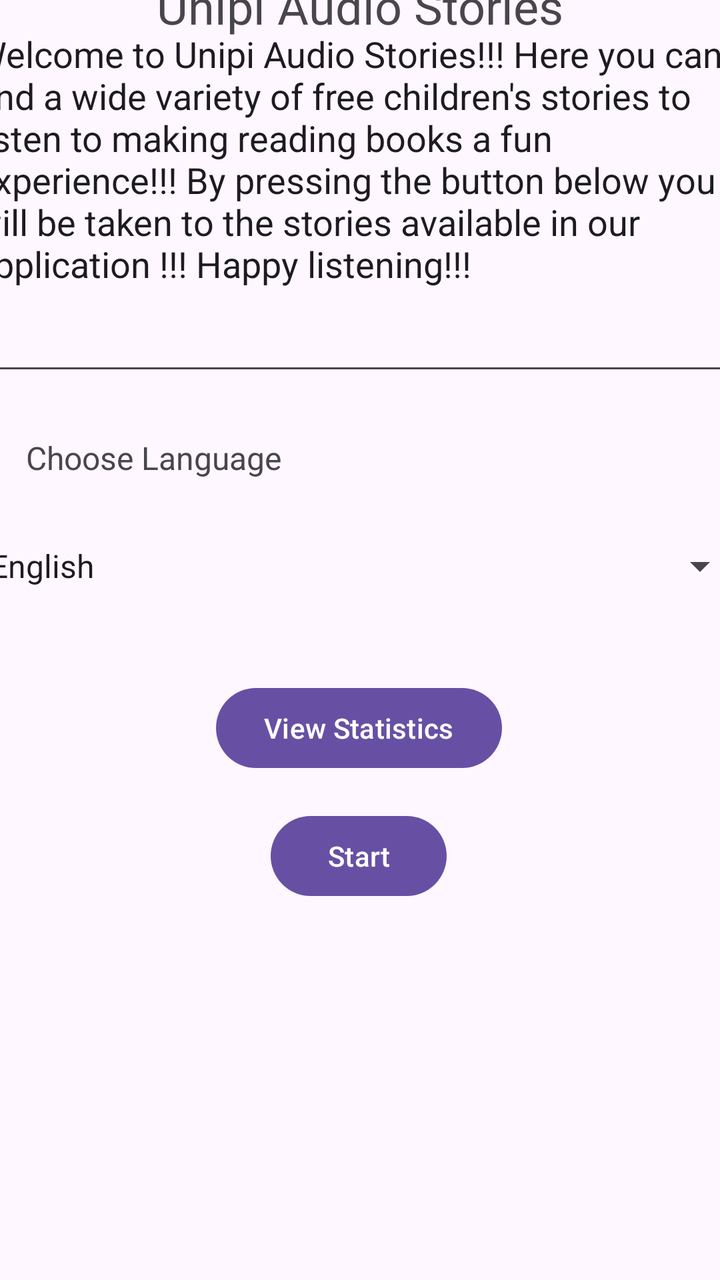
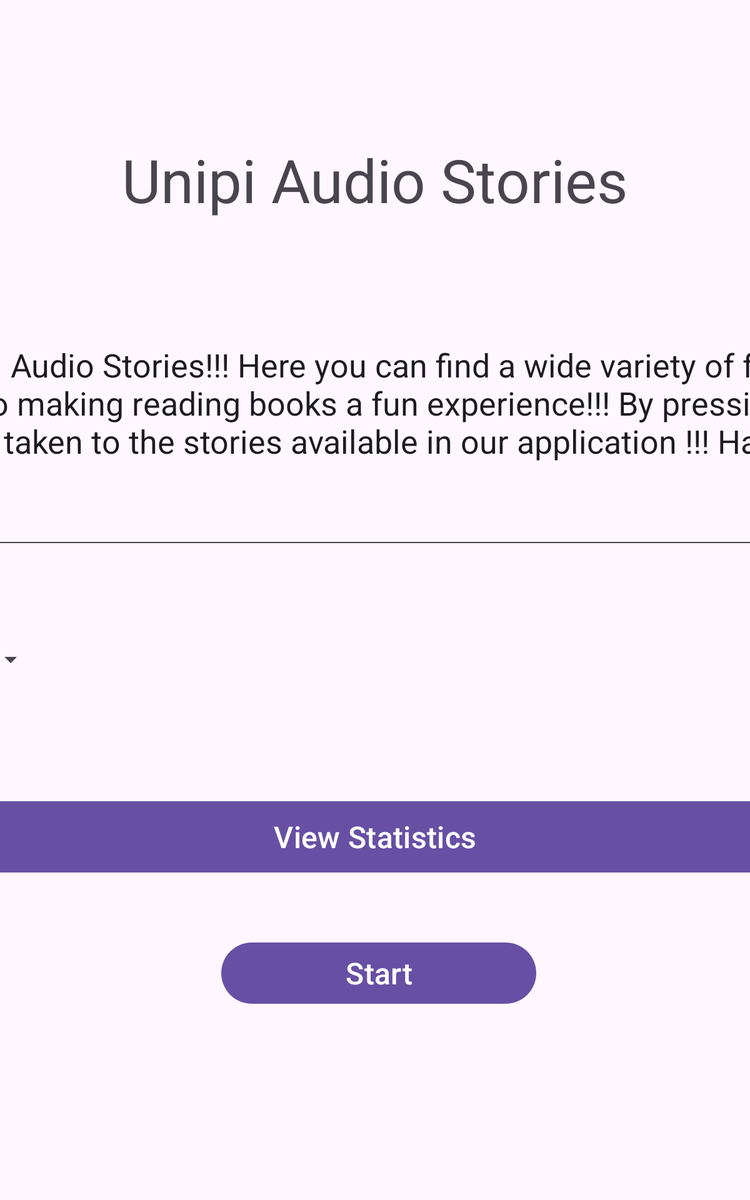

The same Android screen from two of the app's own layout files: first res/layout/ as a phone draws it, then the repository's variant for another configuration, drawn on a device whose configuration selects that folder. Both files follow.
<!-- AndroidManifest.xml: application theme Theme.Teliki_Ergasia_2 -->
<!-- res/layout/activity_main.xml -->
<?xml version="1.0" encoding="utf-8"?>
<androidx.constraintlayout.widget.ConstraintLayout xmlns:android="http://schemas.android.com/apk/res/android"
    xmlns:app="http://schemas.android.com/apk/res-auto"
    xmlns:tools="http://schemas.android.com/tools"
    android:id="@+id/main"
    android:layout_width="match_parent"
    android:layout_height="match_parent"
    tools:context=".MainActivity">

    <TextView
        android:id="@+id/textView"
        android:layout_width="wrap_content"
        android:layout_height="wrap_content"
        android:text="@string/unipi_audio_stories"
        android:textSize="24sp"
        app:layout_constraintBottom_toTopOf="@+id/editTextTextMultiLine"
        app:layout_constraintEnd_toEndOf="parent"
        app:layout_constraintStart_toStartOf="parent"
        app:layout_constraintTop_toTopOf="parent" />

    <EditText
        android:id="@+id/editTextTextMultiLine"
        android:layout_width="390dp"
        android:layout_height="188dp"
        android:layout_marginBottom="64dp"
        android:ems="10"
        android:gravity="start|top"
        android:inputType="textMultiLine"
        android:text="@string/unipi_audio_stories_intro"
        app:layout_constraintBottom_toTopOf="@+id/language_spinner"
        app:layout_constraintEnd_toEndOf="parent"
        app:layout_constraintHorizontal_bias="0.571"
        app:layout_constraintStart_toStartOf="parent"
        app:layout_constraintTop_toTopOf="parent"
        app:layout_constraintVertical_bias="0.783" />

    <Button
        android:id="@+id/button"
        android:layout_width="wrap_content"
        android:layout_height="wrap_content"
        android:layout_marginBottom="188dp"
        android:onClick="start"
        android:text="@string/start"
        app:layout_constraintBottom_toBottomOf="parent"
        app:layout_constraintEnd_toEndOf="parent"
        app:layout_constraintHorizontal_bias="0.498"
        app:layout_constraintStart_toStartOf="parent" />

    <Spinner
        android:id="@+id/language_spinner"
        android:layout_width="387dp"
        android:layout_height="50dp"
        android:layout_marginBottom="32dp"
        android:entries="@array/language_options"
        app:layout_constraintBottom_toTopOf="@+id/button_statistics"
        app:layout_constraintEnd_toEndOf="parent"
        app:layout_constraintStart_toStartOf="parent" />

    <Button
        android:id="@+id/button_statistics"
        android:layout_width="wrap_content"
        android:layout_height="wrap_content"
        android:layout_marginBottom="16dp"
        android:text="@string/view_statistics"
        app:layout_constraintBottom_toTopOf="@+id/button"
        app:layout_constraintEnd_toEndOf="parent"
        app:layout_constraintHorizontal_bias="0.498"
        app:layout_constraintStart_toStartOf="parent" />

    <TextView
        android:id="@+id/textView5"
        android:layout_width="wrap_content"
        android:layout_height="wrap_content"
        android:text="@string/choose_language"
        android:textSize="16sp"
        app:layout_constraintBottom_toTopOf="@+id/language_spinner"
        app:layout_constraintEnd_toEndOf="parent"
        app:layout_constraintHorizontal_bias="0.056"
        app:layout_constraintStart_toStartOf="parent"
        app:layout_constraintTop_toBottomOf="@+id/editTextTextMultiLine"
        app:layout_constraintVertical_bias="0.58" />
</androidx.constraintlayout.widget.ConstraintLayout>
<!-- resources referenced by this layout -->
<resources>
  <string-array name="language_options">
          <item>English</item>
          <item>Ελληνικά</item>
          <item>Deutsch</item>
      </string-array>
  <string name="choose_language">Choose Language</string>
  <string name="start">Start</string>
  <string name="unipi_audio_stories">Unipi Audio Stories</string>
  <string name="unipi_audio_stories_intro">Welcome to Unipi Audio Stories!!! Here you can find a wide variety of free children\'s stories to listen to making reading books a fun experience!!! By pressing the button below you will be taken to the stories available in our application !!! Happy listening!!!</string>
  <string name="view_statistics">View Statistics</string>
  <style name="Theme.Teliki_Ergasia_2" parent="Base.Theme.Teliki_Ergasia_2" />
  <style name="Base.Theme.Teliki_Ergasia_2" parent="Theme.Material3.DayNight.NoActionBar">
          
          
      </style>
</resources>
<!-- res/layout-sw600dp/activity_main.xml (the repository's variant of the layout above) -->
<!-- drawn on a 7-inch tablet held upright -->
<?xml version="1.0" encoding="utf-8"?>
<androidx.constraintlayout.widget.ConstraintLayout xmlns:android="http://schemas.android.com/apk/res/android"
    xmlns:app="http://schemas.android.com/apk/res-auto"
    xmlns:tools="http://schemas.android.com/tools"
    android:id="@+id/main"
    android:layout_width="match_parent"
    android:layout_height="match_parent"
    tools:context=".MainActivity">

    <TextView
        android:id="@+id/textView"
        android:layout_width="wrap_content"
        android:layout_height="wrap_content"
        android:text="@string/unipi_audio_stories"
        android:textSize="48sp"
        app:layout_constraintBottom_toTopOf="@+id/editTextTextMultiLine"
        app:layout_constraintEnd_toEndOf="parent"
        app:layout_constraintStart_toStartOf="parent"
        app:layout_constraintTop_toTopOf="parent"
        app:layout_constraintVertical_bias="0.558" />

    <EditText
        android:id="@+id/editTextTextMultiLine"
        android:layout_width="1013dp"
        android:layout_height="178dp"
        android:layout_marginBottom="60dp"
        android:ems="10"
        android:gravity="start|top"
        android:inputType="textMultiLine"
        android:text="@string/unipi_audio_stories_intro"
        android:textSize="26sp"
        app:layout_constraintBottom_toTopOf="@+id/language_spinner"
        app:layout_constraintEnd_toEndOf="parent"
        app:layout_constraintHorizontal_bias="0.501"
        app:layout_constraintStart_toStartOf="parent" />

    <Spinner
        android:id="@+id/language_spinner"
        android:layout_width="387dp"
        android:layout_height="50dp"
        android:layout_marginTop="228dp"
        android:layout_marginEnd="568dp"
        android:entries="@array/language_options"
        app:layout_constraintBottom_toTopOf="@+id/button_statistics"
        app:layout_constraintEnd_toEndOf="parent"
        app:layout_constraintTop_toTopOf="parent"
        app:layout_constraintVertical_bias="0.764" />

    <TextView
        android:id="@+id/textView5"
        android:layout_width="wrap_content"
        android:layout_height="wrap_content"
        android:layout_marginTop="68dp"
        android:text="@string/choose_language"
        android:textSize="24sp"
        app:layout_constraintEnd_toStartOf="@+id/language_spinner"
        app:layout_constraintHorizontal_bias="0.902"
        app:layout_constraintStart_toStartOf="parent"
        app:layout_constraintTop_toBottomOf="@+id/editTextTextMultiLine" />

    <Button
        android:id="@+id/button_statistics"
        android:layout_width="684dp"
        android:layout_height="65dp"
        android:text="@string/view_statistics"
        android:textSize="24sp"
        app:layout_constraintBottom_toBottomOf="parent"
        app:layout_constraintEnd_toEndOf="parent"
        app:layout_constraintHorizontal_bias="0.507"
        app:layout_constraintStart_toStartOf="parent"
        app:layout_constraintTop_toTopOf="parent"
        app:layout_constraintVertical_bias="0.712" />

    <Button
        android:id="@+id/button"
        android:layout_width="252dp"
        android:layout_height="57dp"
        android:layout_marginTop="48dp"
        android:onClick="start"
        android:text="@string/start"
        android:textSize="24sp"
        app:layout_constraintEnd_toEndOf="parent"
        app:layout_constraintHorizontal_bias="0.509"
        app:layout_constraintStart_toStartOf="parent"
        app:layout_constraintTop_toBottomOf="@+id/button_statistics" />

</androidx.constraintlayout.widget.ConstraintLayout>
